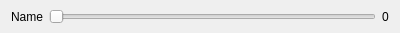
<?xml version="1.0" encoding="UTF-8"?>
<ui version="4.0">
 <class>dg::widget::EntrySlider</class>
 <widget class="QWidget" name="dg::widget::EntrySlider">
  <property name="geometry">
   <rect>
    <x>0</x>
    <y>0</y>
    <width>400</width>
    <height>33</height>
   </rect>
  </property>
  <property name="windowTitle">
   <string notr="true">Form</string>
  </property>
  <layout class="QHBoxLayout" name="horizontalLayout">
   <property name="topMargin">
    <number>1</number>
   </property>
   <property name="bottomMargin">
    <number>1</number>
   </property>
   <item>
    <widget class="QLabel" name="lbName">
     <property name="text">
      <string notr="true">Name</string>
     </property>
    </widget>
   </item>
   <item>
    <widget class="QSlider" name="slValue">
     <property name="orientation">
      <enum>Qt::Horizontal</enum>
     </property>
    </widget>
   </item>
   <item>
    <widget class="QLabel" name="lbValue">
     <property name="sizePolicy">
      <sizepolicy hsizetype="Preferred" vsizetype="Preferred">
       <horstretch>0</horstretch>
       <verstretch>0</verstretch>
      </sizepolicy>
     </property>
     <property name="text">
      <string notr="true">0</string>
     </property>
    </widget>
   </item>
  </layout>
 </widget>
 <resources/>
 <connections/>
</ui>
